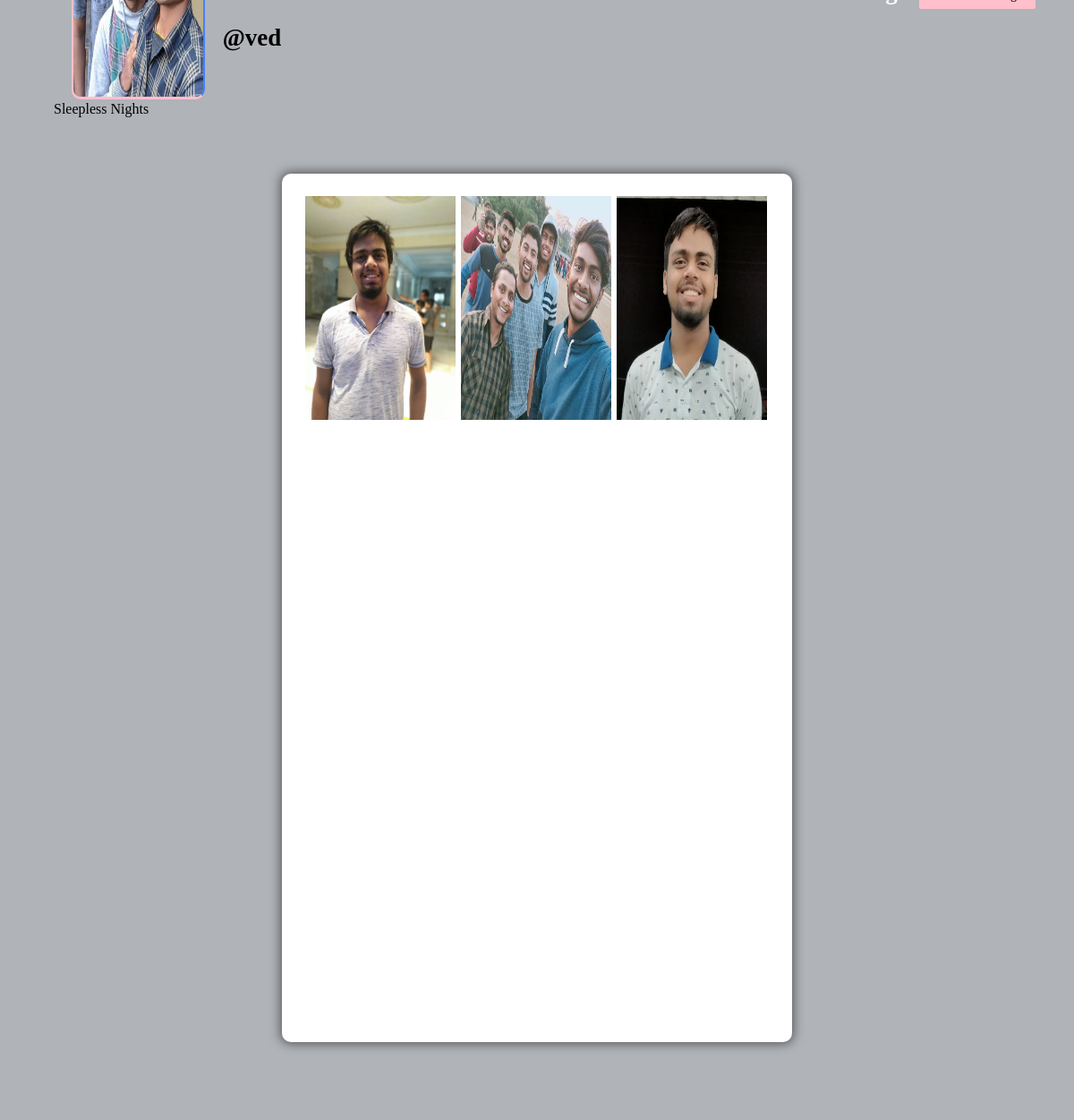
The page /profile/ved (signed in) on the database its author committed.
### core/models.py (models this page shows, shortened)
class Profile(models.Model):
    user = models.ForeignKey(User, on_delete=models.CASCADE)
    id_user = models.IntegerField()
    bio = models.TextField(max_length=200,blank=True)
    profile_img = models.ImageField(upload_to='profile_images', default='blank-profile-picture.png')
    location = models.CharField(max_length=100, blank=True)

class Post(models.Model):
    id = models.UUIDField(primary_key=True, default=uuid.uuid4)
    user = models.CharField(max_length=100)
    image = models.ImageField(upload_to="post_images")
    caption = models.TextField()
    created_at = models.DateTimeField(default=datetime.now)
    no_of_likes = models.IntegerField(default=0)

### core/views.py (the view)
# urls.py: path('profile/<str:pk>',views.profile, name='like-profile'),
@login_required(login_url='signin')
def profile(request, pk):
    user_object = User.objects.get(username=pk)
    user_profile = Profile.objects.get(user=user_object)
    user_posts = Post.objects.filter(user=pk)
    user_post_length = len(user_posts)
    follower = request.user.username
    user = pk
    if FollowersCount.objects.filter(follower=follower, user=user).first():
        button_text = "Unfollow"
    else:
        button_text = "Follow"
    user_followers = len(FollowersCount.objects.filter(user=pk))
    user_following = len(FollowersCount.objects.filter(follower=pk))
    context = {
        'user_object': user_object,
        'user_profile': user_profile,
        'user_posts': user_posts,
        'user_post_length': user_post_length,
        'button_text': button_text,
        'user_followers': user_followers,
        'user_following': user_following,
    }
    return render(request, 'profile.html',context)

### templates/profile.html (shortened to what this page needs)
{% load static %}
<!DOCTYPE html>
<html lang="en">
<head>
    <link rel="stylesheet" href="{% static 'css/main.min.css' %}">
    <link rel="stylesheet" href="{% static 'css/style.css' %}">
    <link rel="stylesheet" href="{% static 'css/color.css' %}">
    <link rel="stylesheet" href="{% static 'css/responsive.css' %}">
</head>
<body>
	<section>
			<div class="feature-photo">
				<figure><img src="{% static 'images/resources/timeline-1.jpg' %}" alt=""></figure>
				<form action="/follow" method="POST">
					<div class="add-btn">
					<span style="color: white; font-size: 27px; margin-right: 460px;"><b><u><a href="/">Home</a></u></b></span>
					{% if user_post_length == 0 %}
					<span style="color: white; font-size: 27px;"><b>No Post</b></span>
					{% elif user_post_length == 1 %}
					<span style="color: white; font-size: 27px;"><b>{{user_post_length}} Post</b></span>
					{% else %}
					<span style="color: white; font-size: 27px;"><b>{{user_post_length}} Posts</b></span>
					{% endif %}
					{% if user_followers == 0 or user_followers == 1 %}
					<span style="color: white; font-size: 27px;"><b>{{user_followers}} follower</b></span>
					{% else %}
					<span style="color: white; font-size: 27px;"><b>{{user_followers}} followers</b></span>
					{% endif %}
					<span style="color: white; font-size: 27px;"><b>{{user_following}} following</b></span>
					{% if user_object.username == user.username %}
					<a href="/settings" title="" data-ripple="">Account setting</a>
					{% else %}
					<a title="" data-ripple=""><button type="submit" style="background-color: #ffc0cb; border: #ffc0cb;">{{button_text}}</button></a>
					{% endif %}
					</div>
				</form>
				<div class="container-fluid">
					<div class="row merged">
						<div class="col-lg-2 col-sm-3">
							<div class="user-avatar">
								<figure>
									<img src="{{user_profile.profile_img.url}}" style="height: 250px; width: 100%;" alt="">
								</figure>
							</div>
						</div>
						<div class="col-lg-10 col-sm-9">
							<div class="timeline-info">
								<ul>
									<li class="admin-name">
									  <h5 style="color: black;white-space: nowrap; width: 110px; font-size: 27px;"><b>@{{user_profile.user.username}}</b></h5>
									</li>
								</ul>
							</div>
						</div>
					</div>
				</div>
			</div>
		</section>
		<section>
			<div class="bio">
				{{user_profile.bio}}
			</div>
		</section>
	<section>
		<div class="gap gray-bg">
			<div class="container-fluid">
				<div class="row">
					<div class="col-lg-12">
						<div class="row" id="page-contents">
							<div class="col-lg-3">
								<aside class="sidebar static">
								</aside>
							</div>
							<div class="col-lg-6">
								<div class="central-meta">
									<ul class="photos">
										{% for post in user_posts %}
										<li>
											<a class="strip" href="{{post.image.url}}" title="" data-strip-group="mygroup" data-strip-group-options="loop: false">
												<img src="{{post.image.url}}" style="height: 250px; width: 300px;" alt=""></a>
										</li>
										{% endfor %}
									</ul>
								</div>
							</div>
							<div class="col-lg-3">
								<aside class="sidebar static">
								</aside>
							</div>
						</div>
					</div>
				</div>
			</div>
		</div>
	</section>
</body>
</html>

### static/css/color.css (style rules this page uses)
#nprogress .bar, .timeline-info > ul li a::before, .add-btn > a, .activitiez > li::before, form button, .colla-apps > li a:hover, a.underline:before, .setting-row input:checked + label, .user-avatar:hover .edit-phto, .error-meta > a, .color-bg, .add-butn, .nav.nav-tabs.likes-btn > li a.active, a.dislike-btn, .drop > a:hover, .btn-view.btn-load-more:hover, .accordion .card h5 button[aria-expanded="true"], .chat-head, .f-page > figure em, .inbox-panel-head > ul > li > a, .nav-tabs--left .nav-link.active, .nav-tabs--left .nav-link.active:hover, footer .widget-title h4::before, #topcontrol, .sidebar .widget-title::before, .f-title::before, .g-post-classic > figure > i::after, .purify > a, .help-list > a:hover, .open-position::before, .info > a, .category-box:hover, .category-box.selected, a.main-btn, .section-heading::before, .getquot-baner, .more-branches > h4::before, .is-helpful > a, .cart-optionz > li > a:hover, .paginationz > li a:hover, .paginationz > li a.active, .shopping-cart, a.btn2:hover, .form-submit > input[type="submit"], button.submit-checkout, .delete-cart:hover, .proceed .button, .amount-area .update-cart, a.addnewforum, .apply-bttons > a { background: orange; }

### static/css/responsive.css (style rules this page uses)
@media screen and (max-width: 1281px) and (min-width: 1024px) { .photos > li { min-width: 32.2%; width: 32.2%; } }
@media screen and (max-width: 1281px) and (min-width: 1024px) { .timeline-info { line-height: 51px; } }
@media screen and (max-width: 1281px) and (min-width: 1024px) { .timeline-info .admin-name > h5 { font-size: 20px; } }
@media screen and (max-width: 1281px) and (min-width: 1024px) { .user-avatar { width: 80.2% } }

### rows shown on the page
Profile: profile_img (picture), user.username "ved", bio "Sleepless Nights"
Post: image (picture)
Post: image (picture)
Post: image (placeholder picture)
